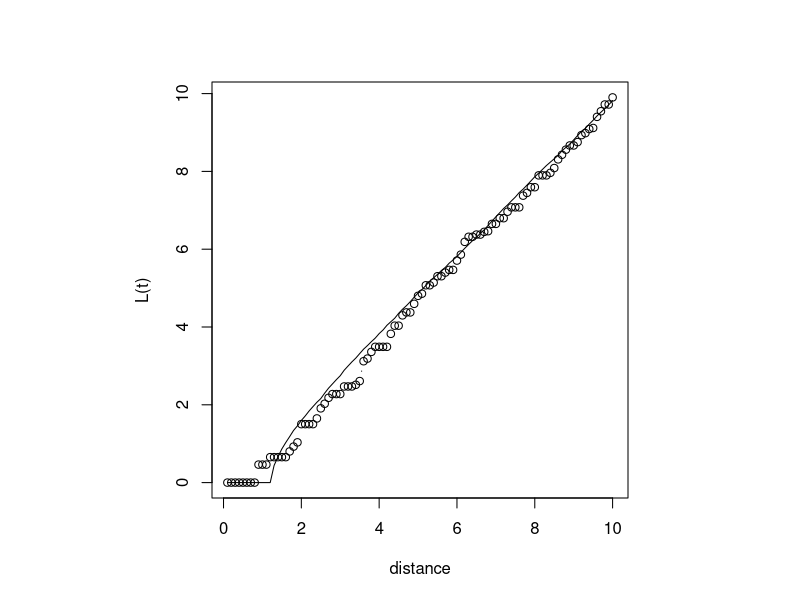

This chart was generated by the following R code:
library(spatial)


### Name: SSI
### Title: Simulates Sequential Spatial Inhibition Point Process
### Aliases: SSI
### Keywords: spatial

### ** Examples

towns <- ppinit("towns.dat")
par(pty = "s")
plot(Kfn(towns, 10), type = "b", xlab = "distance", ylab = "L(t)")
lines(Kaver(10, 25, SSI(69, 1.2)))
